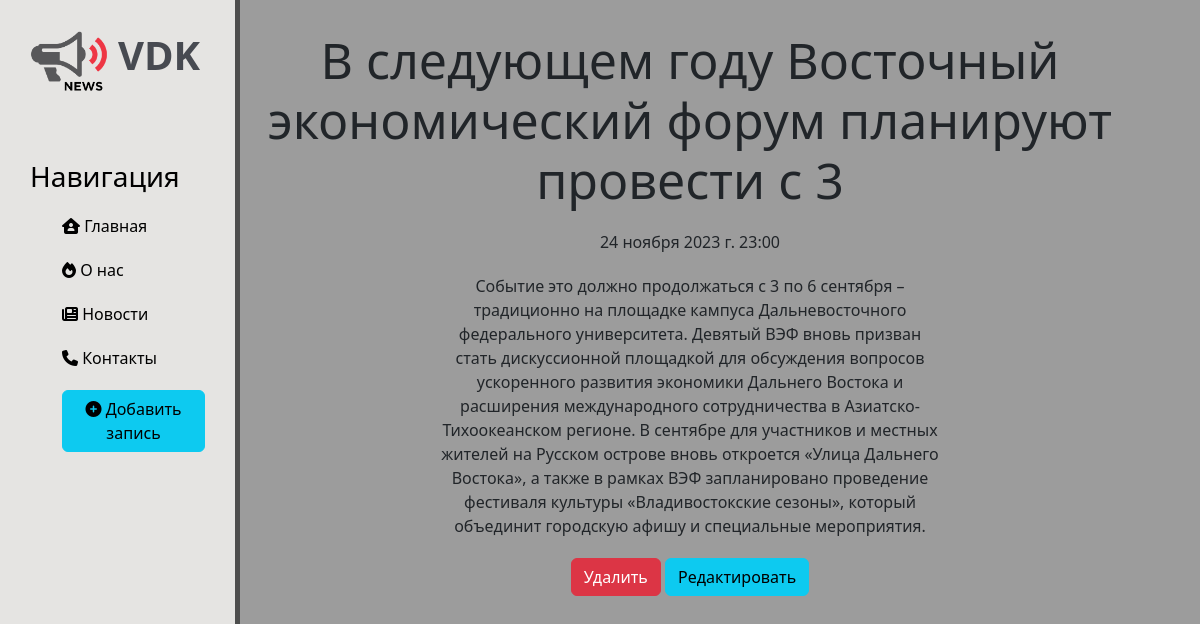
Screenshot of /news/3 with the database file from the repository.
### news/models.py (models this page shows, shortened)
class Articles(models.Model):
    title = models.CharField('Название', max_length=70)
    anons = models.CharField('Анонс', max_length=250)
    full_text = models.TextField('Статья')
    date = models.DateTimeField('Дтат публикации')
    class Meta:
        verbose_name = 'Новость'
        verbose_name_plural = 'Новости'

### news/views.py (the view)
# urls.py: path('<int:pk>', views.NewsDetailView.as_view(), name='news-detail'),
class NewsDetailView(DetailView):
    model = Articles
    template_name = 'news/details_view.html'
    context_object_name = 'article'

### news/templates/news/details_view.html (shortened to what this page needs)
{% extends 'main/layout.html'%}
{% block content %}
    <div class="features">
        <h1>{{ article.title }}</h1>
        <p>{{ article.date }}</p>
        <p>{{ article.full_text }}</p>
        <a href="{% url 'news-delete' article.id %}" class="btn btn-danger">Удалить</a>
        <a href="{% url 'news-update' article.id %}" class="btn btn-info">Редактировать</a>
    </div>
{% endblock %}

### main/static/main/css/main.css (style rules this page uses)
body { background: rgb(156, 156, 156); }
main .features { float: left; margin-top: 30px; text-align: center; width: 75%; }
main .features h1 { font-size: 50px }
main .features p { max-width:500px; margin: 20px auto }

### rows the page displays
Articles: title "В следующем году Восточный экономический форум планируют провести с 3", date "24 ноября 2023 г. 23:00", full_text "Событие это должно продолжаться с 3 по 6 сентября – традиционно на площадке кампуса Дальневосточного федерального университета. Девятый ВЭФ вновь призван стать дискуссионной площадкой для обсуждения вопросов ускоренного развития экономики Дальнего Востока и расширения международного сотрудничества в Азиатско-Тихоокеанском регионе. В сентябре для участников и местных жителей на Русском острове вновь откроется «Улица Дальнего Востока», а также в рамках ВЭФ запланировано проведение фестиваля культуры «Владивостокские сезоны», который объединит городскую афишу и специальные мероприятия."
